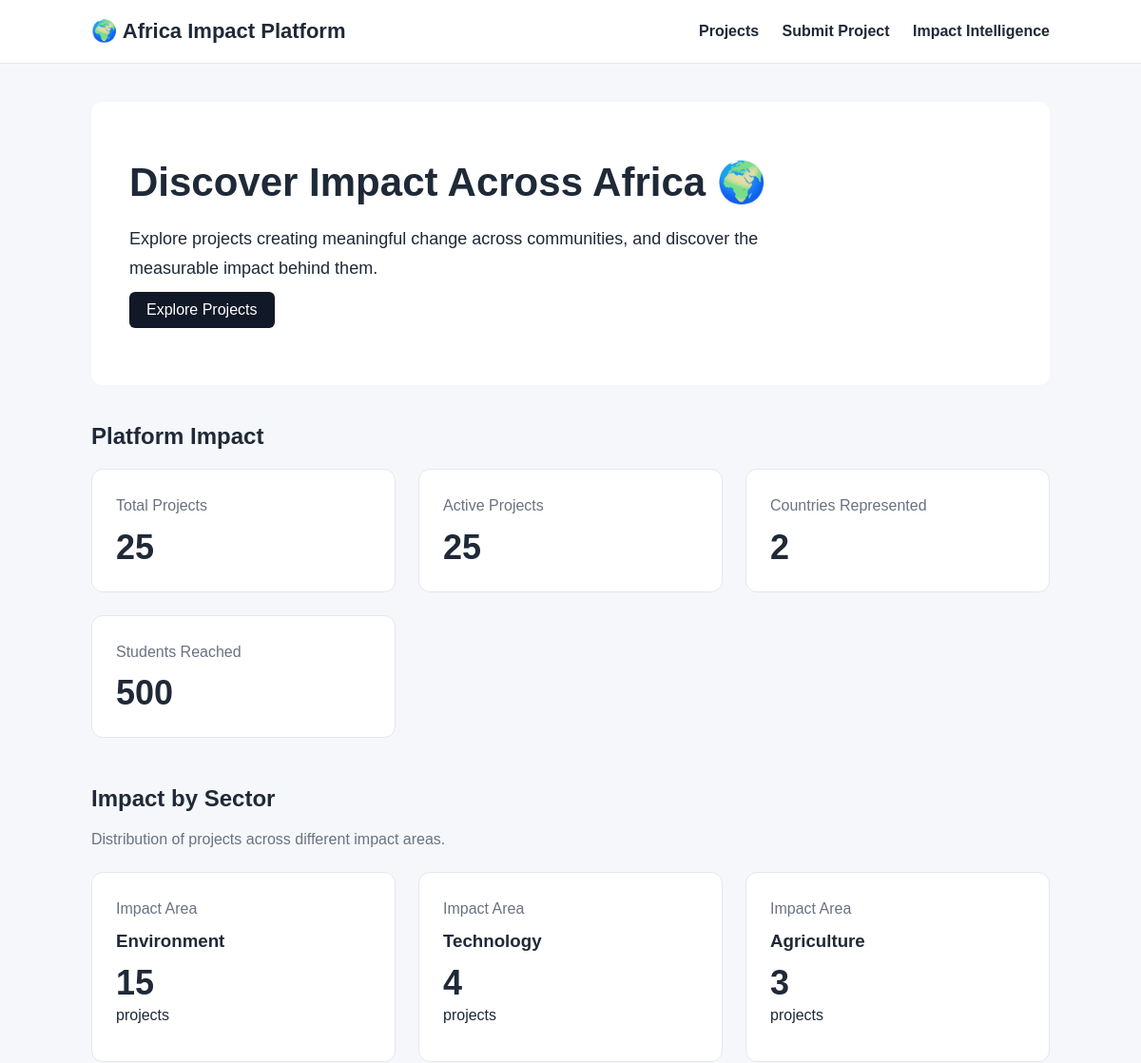
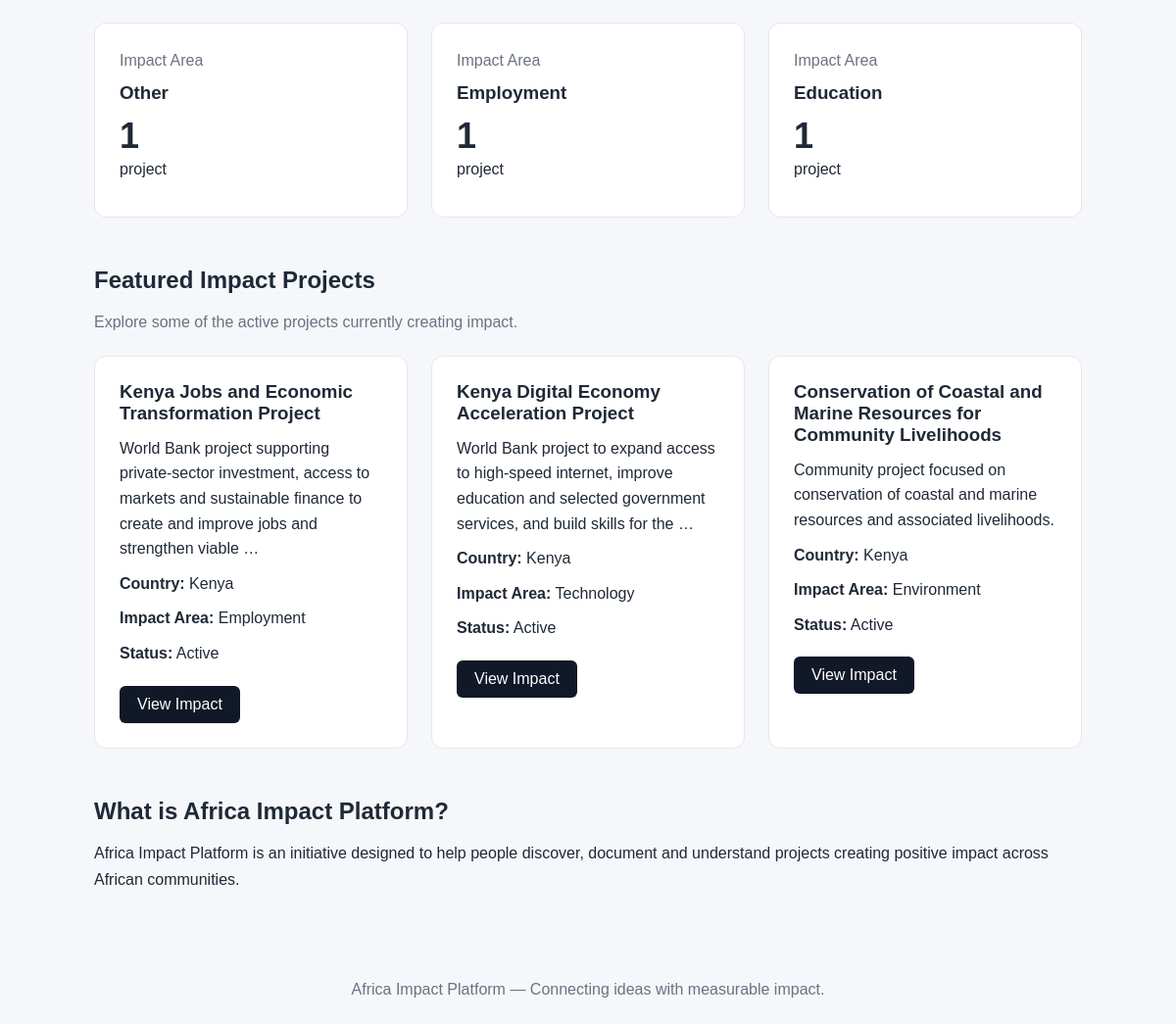
The page / on the database its author committed (2 pictures, top to bottom).
### core/models.py (models this page shows, shortened)
class ImpactProject(models.Model):
    AFRICAN_COUNTRIES = [
        ("Algeria", "Algeria"),
        ("Angola", "Angola"),
        ("Benin", "Benin"),
        ("Botswana", "Botswana"),
        ("Burkina Faso", "Burkina Faso"),
        ("Burundi", "Burundi"),
        ("Cabo Verde", "Cabo Verde"),
        ("Cameroon", "Cameroon"),
        ("Central African Republic", "Central African Republic"),
        ("Chad", "Chad"),
        ("Comoros", "Comoros"),
        ("Democratic Republic of the Congo", "Democratic Republic of the Congo"),
        ("Republic of the Congo", "Republic of the Congo"),
        ("Cote d'Ivoire", "Cote d'Ivoire"),
        ("Djibouti", "Djibouti"),
        ("Egypt", "Egypt"),
        ("Equatorial Guinea", "Equatorial Guinea"),
        ("Eritrea", "Eritrea"),
        ("Eswatini", "Eswatini"),
        ("Ethiopia", "Ethiopia"),
        ("Gabon", "Gabon"),
        ("Gambia", "Gambia"),
        ("Ghana", "Ghana"),
        ("Guinea", "Guinea"),
        ("Guinea-Bissau", "Guinea-Bissau"),
        ("Kenya", "Kenya"),
        ("Lesotho", "Lesotho"),
        ("Liberia", "Liberia"),
        ("Libya", "Libya"),
        ("Madagascar", "Madagascar"),
        ("Malawi", "Malawi"),
        ("Mali", "Mali"),
        ("Mauritania", "Mauritania"),
        ("Mauritius", "Mauritius"),
        ("Morocco", "Morocco"),
        ("Mozambique", "Mozambique"),
        ("Namibia", "Namibia"),
        ("Niger", "Niger"),
        ("Nigeria", "Nigeria"),
        ("Rwanda", "Rwanda"),
        ("Sao Tome and Principe", "Sao Tome and Principe"),
        ("Senegal", "Senegal"),
        ("Seychelles", "Seychelles"),
        ("Sierra Leone", "Sierra Leone"),
        ("Somalia", "Somalia"),
        ("South Africa", "South Africa"),
        ("South Sudan", "South Sudan"),
        ("Sudan", "Sudan"),
        ("Tanzania", "Tanzania"),
        ("Togo", "Togo"),
        ("Tunisia", "Tunisia"),
        ("Uganda", "Uganda"),
        ("Zambia", "Zambia"),
        ("Zimbabwe", "Zimbabwe"),
    ]
    IMPACT_AREAS = [
        ("education", "Education"),
        ("health", "Health"),
        ("agriculture", "Agriculture"),
        ("environment", "Environment"),
        ("technology", "Technology"),
        ("employment", "Employment"),
        ("other", "Other"),
    ]
    STATUS_CHOICES = [
        ("planned", "Planned"),
        ("active", "Active"),
        ("completed", "Completed"),
    ]
    name = models.CharField(max_length=200)
    description = models.TextField()
    country = models.CharField(
        max_length=100,
        choices=AFRICAN_COUNTRIES,
    )
    location = models.CharField(max_length=200)
    impact_area = models.CharField(
        max_length=50,
        choices=IMPACT_AREAS,
    )
    status = models.CharField(
        max_length=20,
        choices=STATUS_CHOICES,
        default="planned",
    )
    start_date = models.DateField(
        null=True,
        blank=True,
    )
    end_date = models.DateField(
        null=True,
        blank=True,
    )
    source_organization = models.CharField(
        max_length=200,
        blank=True,
    )
    source_url = models.URLField(
        blank=True,
    )
    external_project_id = models.CharField(
        max_length=100,
        blank=True,
    )
    created_at = models.DateTimeField(
        auto_now_add=True
    )
    class Meta:
     constraints = [
        models.UniqueConstraint(
            fields=[
                "source_organization",
                "external_project_id",
            ],
            condition=(
                Q(source_organization__gt="")
                & Q(external_project_id__gt="")
            ),
            name="unique_source_project",
        )
    ]

### core/views.py (the view)
# urls.py: 2. Add a URL to urlpatterns:  path('', views.home, name='home')
def home(request):
    total_projects = ImpactProject.objects.count()
    active_projects = ImpactProject.objects.filter(
        status="active"
    ).count()
    countries_count = (
        ImpactProject.objects
        .values("country")
        .distinct()
        .count()
    )
    people_reached = (
        ImpactProject.objects
        .filter(
            impact_records__metric__iexact="Students reached"
        )
        .aggregate(
            total=Sum("impact_records__value")
        )["total"]
        or 0
    )
    featured_projects=(
        ImpactProject.objects
        .filter(status="active")
        .order_by("-created_at")[:3]
    )
    impact_area_stats=(
        ImpactProject.objects
        .values("impact_area")
        .annotate(total=Count("id"))
        .order_by("-total")
                       )
    return render(
        request,
        "core/home.html",
        {
            "total_projects": total_projects,
            "active_projects": active_projects,
            "countries_count": countries_count,
            "people_reached": people_reached,
            "featured_projects": featured_projects,
            "impact_area_stats": impact_area_stats,
        },
    )

### core/templates/core/home.html
{% extends "core/base.html" %}
{% block content %}
<section class="hero">
    <h1>
        Discover Impact Across Africa 🌍
    </h1>
    <p>
        Explore projects creating meaningful change across communities,
        and discover the measurable impact behind them.
    </p>
    <a href="/projects/" class="button">
        Explore Projects
    </a>
</section>
<h2 style="margin-bottom: 20px;">
    Platform Impact
</h2>
<div class="projects">
    <div class="card">
        <p style="color: #6b7280;">
            Total Projects
        </p>
        <h2 style="
            font-size: 36px;
            margin-top: 10px;
        ">
            {{ total_projects }}
        </h2>
    </div>
    <div class="card">
        <p style="color: #6b7280;">
            Active Projects
        </p>
        <h2 style="
            font-size: 36px;
            margin-top: 10px;
        ">
            {{ active_projects }}
        </h2>
    </div>
    <div class="card">
        <p style="color: #6b7280;">
            Countries Represented
        </p>
        <h2 style="
            font-size: 36px;
            margin-top: 10px;
        ">
            {{ countries_count }}
        </h2>
    </div>
    <div class="card">
        <p style="color: #6b7280;">
            Students Reached
        </p>
        <h2 style="
            font-size: 36px;
            margin-top: 10px;
        ">
            {{ people_reached|floatformat:"0" }}
        </h2>
    </div>
</div>
<h2 style="margin-top: 50px; margin-bottom: 20px;">
    Impact by Sector
</h2>
<p style="
    margin-bottom: 25px;
    color: #6b7280;
">
    Distribution of projects across different impact areas.
</p>
<div class="projects">
    {% for item in impact_area_stats %}
        <div class="card">
            <p style="color: #6b7280;">
                Impact Area
            </p>
            <h3 style="margin-top: 10px;">
                {{ item.impact_area|title }}
            </h3>
            <h2 style="
                font-size: 36px;
                margin-top: 10px;
            ">
                {{ item.total }}
            </h2>
            <p>
                project{{ item.total|pluralize }}
            </p>
        </div>
    {% endfor %}
</div>
<h2 style="margin-top: 50px; margin-bottom: 20px;">
    Featured Impact Projects
</h2>
<p style="
    margin-bottom: 25px;
    color: #6b7280;
">
    Explore some of the active projects currently creating impact.
</p>
<div class="projects">
    {% for project in featured_projects %}
        <div class="card">
            <h3>
                {{ project.name }}
            </h3>
            <p style="
                margin-top: 12px;
                line-height: 1.6;
            ">
                {{ project.description|truncatewords:20 }}
            </p>
            <p>
                <strong>Country:</strong>
                {{ project.country }}
            </p>
            <p>
                <strong>Impact Area:</strong>
                {{ project.get_impact_area_display }}
            </p>
            <p>
                <strong>Status:</strong>
                {{ project.get_status_display }}
            </p>
            <a
                href="{% url 'project_detail' project.id %}"
                class="button"
            >
                View Impact
            </a>
        </div>
    {% empty %}
        <p>
            No active projects are available yet.
        </p>
    {% endfor %}
</div>
<h2 style="margin-top: 50px;">
    What is Africa Impact Platform?
</h2>
<p style="
    margin-top: 15px;
    line-height: 1.7;
">
    Africa Impact Platform is an initiative designed to help people
    discover, document and understand projects creating positive impact
    across African communities.
</p>
{% endblock %}

### core/templates/core/base.html (style rules this page uses)
* { box-sizing: border-box; margin: 0; padding: 0; }
body { font-family: Arial, sans-serif; background: #f5f7fa; color: #1f2937; }
.hero { background: #ffffff; padding: 60px 40px; border-radius: 12px; margin-bottom: 40px; }
.hero h1 { font-size: 42px; margin-bottom: 20px; }
.hero p { font-size: 18px; line-height: 1.7; max-width: 700px; }
.projects { display: grid; grid-template-columns: repeat(auto-fit, minmax(280px, 1fr)); gap: 24px; }
.card { background: #ffffff; padding: 25px; border-radius: 12px; border: 1px solid #e5e7eb; }
.card h3 { margin-bottom: 12px; }
.card p { line-height: 1.6; margin-bottom: 10px; }
.button { display: inline-block; margin-top: 10px; padding: 10px 18px; background: #111827; color: #ffffff; text-decoration: none; border-radius: 6px; }

### rows shown on the page
ImpactProject: name "Kenya Jobs and Economic Transformation Project", description "World Bank project supporting private-sector investment, access to markets and sustainable finance to create and improve jobs and strengthen viable …", country "Kenya", impact_area "Employment", status "Active"
ImpactProject: name "Kenya Digital Economy Acceleration Project", description "World Bank project to expand access to high-speed internet, improve education and selected government services, and build skills for the …", country "Kenya", impact_area "Technology", status "Active"
ImpactProject: name "Conservation of Coastal and Marine Resources for Community Livelihoods", description "Community project focused on conservation of coastal and marine resources and associated livelihoods.", country "Kenya", impact_area "Environment", status "Active"

### other values the page prints
{{ total_projects }} "25"
{{ active_projects }} "25"
{{ countries_count }} "2"
{{ people_reached|floatformat:"0" }} "500"
{{ item.impact_area|title }} "Environment" "Technology" "Agriculture" "Other" "Employment" "Education"
{{ item.total }} "15" "4" "3" "1" "1" "1"
